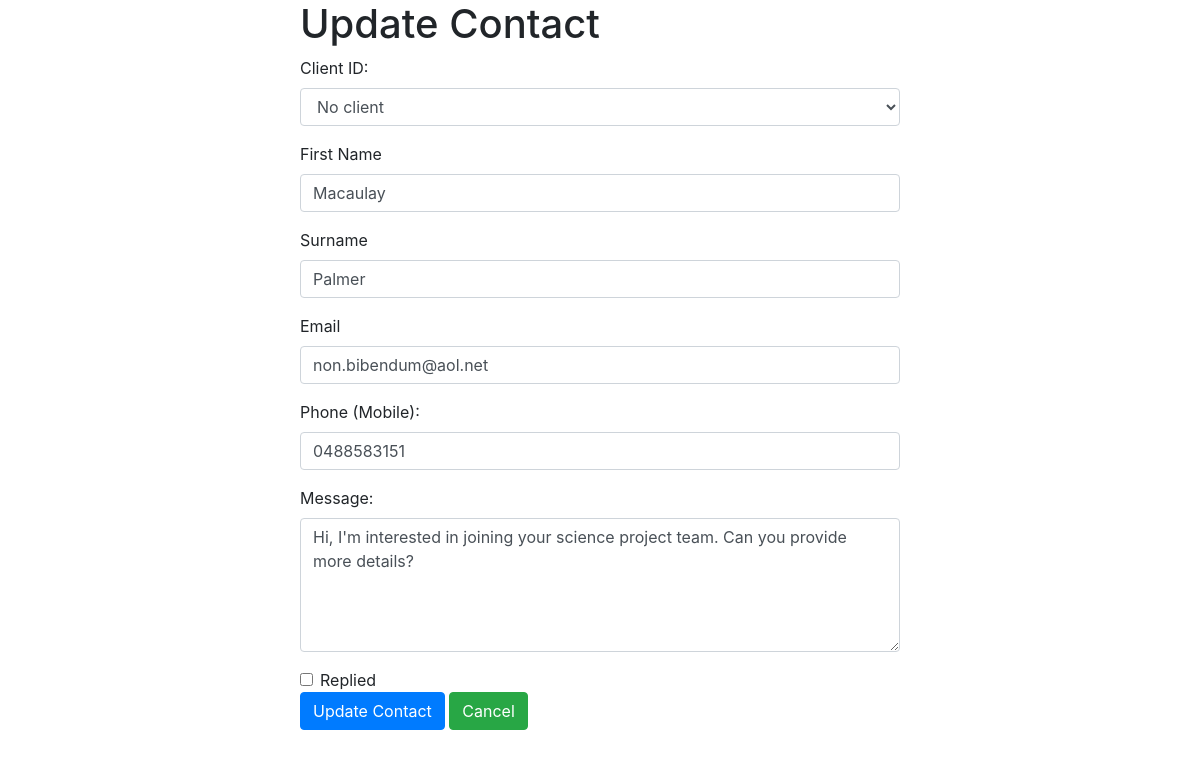
/Contact/update.php?id=11 (signed in), run on the app's committed database.
### tables this page shows
CREATE TABLE `contact` (
  `id` int(11) NOT NULL,
  `fname` char(50) NOT NULL,
  `lname` char(50) NOT NULL,
  `email` char(255) NOT NULL,
  `phone` char(12) NOT NULL,
  `message` varchar(3000) DEFAULT NULL,
  `replied` tinyint(1) DEFAULT 0,
  `client_id` int(11) DEFAULT NULL
);

### Contact/update.php (the view, shortened to what this page needs)
<?php
require_once("../Auth/authenticate.php");
if (isset($_GET['id'])) {
    $contact_id = $_GET['id'];
    $contactQuery = "SELECT * FROM contact WHERE id = :contact_id";
    $contactStmt = $dbh->prepare($contactQuery);
    $contactStmt->bindParam(':contact_id', $contact_id, PDO::PARAM_INT);
    $contactStmt->execute();
    $contact = $contactStmt->fetch(PDO::FETCH_ASSOC);
} else {
    header("Location: " . dirname(APP_URL_PATH) . DIRECTORY_SEPARATOR . 'Contact' . DIRECTORY_SEPARATOR . 'index.php');
    exit();
}
?>
<!DOCTYPE html>
<html lang="en">
<head>
    <link rel="stylesheet" href="https://maxcdn.bootstrapcdn.com/bootstrap/4.5.2/css/bootstrap.min.css">
    <link rel="stylesheet" href="../styles.css">
</head>
<body>
<div class="form-container">
    <h1>Update Contact</h1>
    <form method="POST" action="">
        <div class="form-group">
            <label for="client_id">Client ID:</label>
            <select name="client_id" id="client_id" class="form-control">
                <option value="">No client</option>
            </select>
        </div>
        <div class="form-group">
            <label for="fname">First Name</label>
            <input type="text" name="fname" id="fname" class="form-control" title="Names must include only letters - no special characters" placeholder="John" maxlength="50" pattern="[A-Za-z]+" value="<?= $contact['fname'] ?>" required>
        </div>
        <div class="form-group">
            <label for="lname">Surname</label>
            <input type="text" name="lname" id="lname" class="form-control" title="Names must include only letters - no special characters" placeholder="Doe" maxlength="50" pattern="[A-Za-z]+" value="<?= $contact['lname'] ?>" required>
        </div>
        <div class="form-group">
            <label for="email">Email</label>
            <input type="email" name="email" id="email" class="form-control" placeholder="Enter email address" maxlength="254" pattern="[a-z0-9._%+\-]+@[a-z0-9.\-]+\.[a-z]{2,}$" value="<?= $contact['email'] ?>" required>
        </div>
        <div class="form-group">
            <label for="phone">Phone (Mobile):</label>
            <input type="tel" name="phone" id="phone" class="form-control" title="Phone input must match an Australian mobile" placeholder="Enter Australian mobile" maxlength="12" pattern="^(\+?\(61\)|\(\+?61\)|\+?61|\(0[1-9]\)|0[1-9])?( ?-?[0-9]){7,9}$" value="<?= $contact['phone'] ?>" required>
        </div>
        <div class="form-group">
            <label for="message">Message:</label>
            <textarea name="message" id="message" class="form-control" placeholder="Enter client message" rows="5"><?= $contact['message'] ?></textarea>
        </div>
        <div class="form-check">
            <input class="form-check-input" type="checkbox" id="replied" name="replied" value="<?= $contact['replied']?>">
            <label class="form-check-label" for="replied">Replied</label>
        </div>
        <button type="submit" class="btn btn-primary buttons">Update Contact</button>
        <a href="../Contact/index.php" class="btn btn-success buttons">Cancel</a>
    </form>
</div>
</body>
</html>

### styles.css (style rules this page uses)
.form-container { display: block; margin: auto; width: 50%; }

### data on the page
contact: fname "Macaulay", lname "Palmer", email "non.bibendum@aol.net", phone "0488583151", message "Hi, I'm interested in joining your science project team. Can you provide more details?"
